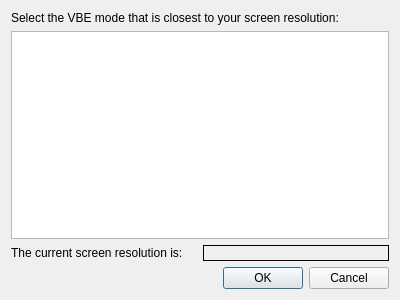
<?xml version="1.0" encoding="UTF-8"?>
<ui version="4.0">
 <class>Dialog</class>
 <widget class="QDialog" name="Dialog">
  <property name="geometry">
   <rect>
    <x>0</x>
    <y>0</y>
    <width>400</width>
    <height>300</height>
   </rect>
  </property>
  <property name="windowTitle">
   <string>Select graphical mode</string>
  </property>
  <property name="modal">
   <bool>true</bool>
  </property>
  <layout class="QVBoxLayout" name="verticalLayout">
   <item>
    <widget class="QLabel" name="label">
     <property name="text">
      <string>Select the VBE mode that is closest to your screen resolution:</string>
     </property>
    </widget>
   </item>
   <item>
    <widget class="QListWidget" name="vbeModes"/>
   </item>
   <item>
    <layout class="QHBoxLayout" name="horizontalLayout">
     <item>
      <widget class="QLabel" name="label_2">
       <property name="text">
        <string>The current screen resolution is:</string>
       </property>
      </widget>
     </item>
     <item>
      <widget class="QLabel" name="curRes">
       <property name="sizePolicy">
        <sizepolicy hsizetype="Preferred" vsizetype="Preferred">
         <horstretch>0</horstretch>
         <verstretch>0</verstretch>
        </sizepolicy>
       </property>
       <property name="frameShape">
        <enum>QFrame::Box</enum>
       </property>
       <property name="text">
        <string/>
       </property>
      </widget>
     </item>
    </layout>
   </item>
   <item>
    <widget class="QDialogButtonBox" name="buttonBox">
     <property name="standardButtons">
      <set>QDialogButtonBox::Cancel|QDialogButtonBox::Ok</set>
     </property>
    </widget>
   </item>
  </layout>
 </widget>
 <resources/>
 <connections/>
</ui>
